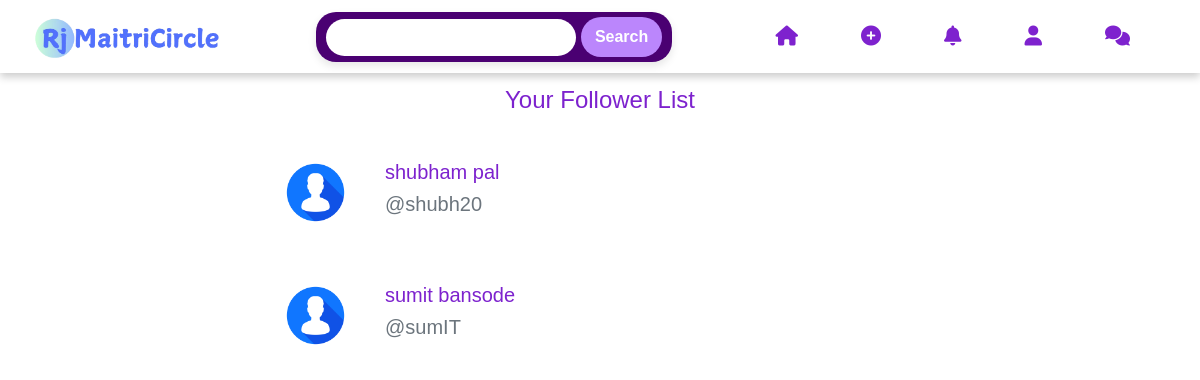
/user/admin/following/, run on the app's committed database.
### userauths/models.py (models this page shows, shortened)
class User(AbstractUser):
    full_name = models.CharField(max_length=500, null=False, blank=False)
    username = models.CharField(max_length=500, unique= True)
    email = models.EmailField(unique=True)
    account_type = models.CharField(max_length=20, choices=ACCOUNT_TYPE)
    gender = models.CharField(choices=GENDER, max_length=10)
    otp = models.CharField(max_length=100, null=True, blank=True)
    valid_doc = models.FileField(upload_to='valid_proof/')
    is_active = models.BooleanField(default=False)
    USERNAME_FIELD = 'email'
    REQUIRED_FIELDS = ['username']
    def __str__(self):
        return self.username

class Profile(models.Model):
    pid = ShortUUID(alphabet="abcdefghijklmnopqrstuvwxyz123")
    user = models.OneToOneField(settings.AUTH_USER_MODEL, on_delete=models.CASCADE)
    image = models.FileField(upload_to=user_directory_path, default="images/default.jpg", null=True, blank=True)
    full_name = models.CharField(max_length=500, null=False, blank=False)
    bio = CKEditor5Field('Text', config_name='extends')
    dob = models.DateField(null=True, blank=True)
    created = models.DateTimeField(auto_now_add=True)
    location = models.CharField(max_length=500, null=True, blank=True)
    student_type = models.CharField(max_length=20, choices=STUDENT_TYPE)
    year_of_join = models.DateField(null=True, blank=True)
    year_of_passout = models.DateField(null=True, blank=True)
    experience = models.CharField(max_length=10000)
    skills = models.CharField(max_length=10000)
    education = models.CharField(max_length=10000)
    instagram = models.URLField(null=True, blank=True)
    git = models.URLField(null=True, blank=True)
    linkdn = models.URLField(null=True, blank=True)
    date = models.DateTimeField(auto_now_add=True)
    verified = models.BooleanField(default=False)
    saved = models.ManyToManyField(Post, related_name="saved_posts", blank=True)
    class Meta:
        ordering = ['-date']

### userauths/views.py (the view)
# urls.py: path('<username>/following/', Following_List, name="Following_List"),
def Following_List(request, username):
    user_profile = Profile.objects.get(user__username=username)
    following = Follow.objects.filter(follower=user_profile.user).select_related('following')
    context = {
        'user_profile': user_profile,
        'following': [f.following for f in following],  # List of following profiles
    }
    return render(request, 'follows/following.html', context)

### notification/context_processors.py (called while the page is built)
def unread_message_count(request):
    if request.user.is_authenticated:
        return {
            "unread_message_count": Notification.objects.filter(user=request.user, is_read=False, notification_type="message").count()
        }
    return {"unread_message_count": 0}

def unread_count(request):
    if request.user.is_authenticated:
        return {
            "unread_count": Notification.objects.filter(user=request.user, is_read=False).exclude(notification_type="message").count()
        }
    return {"unread_count": 0}

### templates/follows/following.html
{% extends "partials/base.html" %}
{% load static %}
{% block content %}
    <div class="container mt-3">
        <h4 class="text-center fw-bold mb-4" style="color:#7D22CE">Your Follower List</h4>
        {% for follower in following %}
            <div class="user-card d-flex align-items-center p-3 mb-3 rounded-3">
                <div class="user-avatar">
                <a href="{% url "ProfileView" follower.profile.user %}"><img src="{{follower.profile.image.url}}" alt="User Picture" class="rounded-circle mx-3" width="75px" height="75px"></a>
                </div>
                <div class="user-info ms-3 mx-3">
                <a style="color:#7D22CE" href="{% url "ProfileView" follower.profile.user %}" class="user-name fw-bold d-block"><h5>{{follower.profile.full_name}}</h5></a>
                <span class="user-username text-muted"><h5>@{{follower.profile.user.username}}</h5></span>
                </div>
            </div>
        {% endfor %}
    </div>
{% endblock %}

### static/style/new_post.css (style rules this page uses)
* { margin: 0; padding: 0; box-sizing: border-box; font-family: Arial, sans-serif; }

### static/style/home.css (style rules this page uses)
body { padding-top: 70px; }
body { background-color: #f8f9fa; }
body { background: #000000; }

### data on the page
User: profile.image (placeholder picture), profile.full_name "shubham pal", profile.user.username "shubh20"
User: profile.image (placeholder picture), profile.full_name "sumit bansode", profile.user.username "sumIT"
